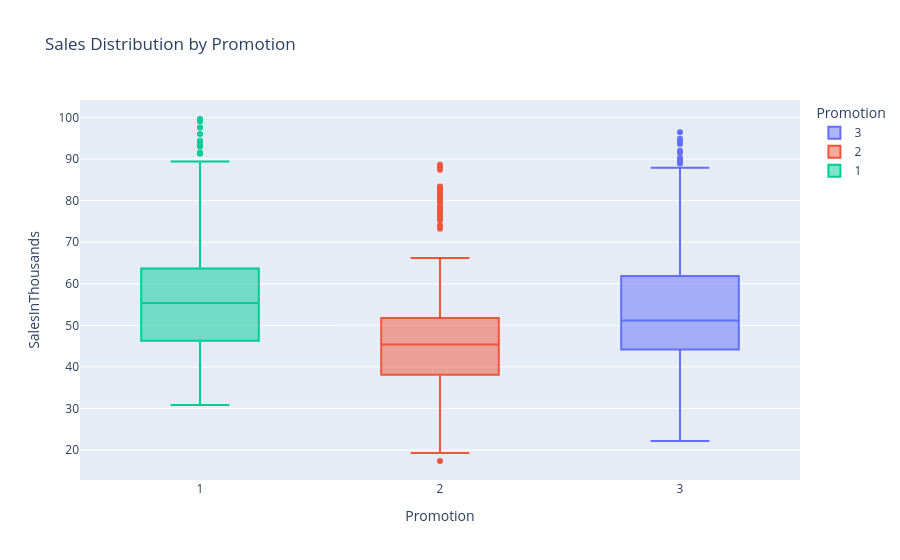

The notebook cell saved with this chart:
### Code cell
fig = px.box(
    df,
    x="Promotion",
    y="SalesInThousands",
    color="Promotion",
    title="Sales Distribution by Promotion"
)
fig.show()

### Figure 1 — Plotly figure (JSON) as saved in the notebook; plotly's stock layout.template omitted (floating-point values rounded to 4 significant figures; data arrays with more than 128 entries replaced by an {"elided": "..."} marker saying what was removed)
{"data": [{"alignmentgroup": "True", "hovertemplate": "Promotion=%{x}<br>SalesInThousands=%{y}<extra></extra>", "legendgroup": "3", "marker": {"color": "#636efa"}, "name": "3", "notched": false, "offsetgroup": "3", "orientation": "v", "showlegend": true, "type": "box", "x": {"elided": "188 int values"}, "x0": " ", "xaxis": "x", "y": {"elided": "188 float values"}, "y0": " ", "yaxis": "y"}, {"alignmentgroup": "True", "hovertemplate": "Promotion=%{x}<br>SalesInThousands=%{y}<extra></extra>", "legendgroup": "2", "marker": {"color": "#EF553B"}, "name": "2", "notched": false, "offsetgroup": "2", "orientation": "v", "showlegend": true, "type": "box", "x": {"elided": "188 int values"}, "x0": " ", "xaxis": "x", "y": {"elided": "188 float values"}, "y0": " ", "yaxis": "y"}, {"alignmentgroup": "True", "hovertemplate": "Promotion=%{x}<br>SalesInThousands=%{y}<extra></extra>", "legendgroup": "1", "marker": {"color": "#00cc96"}, "name": "1", "notched": false, "offsetgroup": "1", "orientation": "v", "showlegend": true, "type": "box", "x": {"elided": "172 int values"}, "x0": " ", "xaxis": "x", "y": {"elided": "172 float values"}, "y0": " ", "yaxis": "y"}], "layout": {"boxmode": "overlay", "legend": {"title": {"text": "Promotion"}, "tracegroupgap": 0}, "title": {"text": "Sales Distribution by Promotion"}, "xaxis": {"anchor": "y", "categoryarray": [3, 2, 1], "categoryorder": "array", "domain": [0, 1], "title": {"text": "Promotion"}}, "yaxis": {"anchor": "x", "domain": [0, 1], "title": {"text": "SalesInThousands"}}}}
